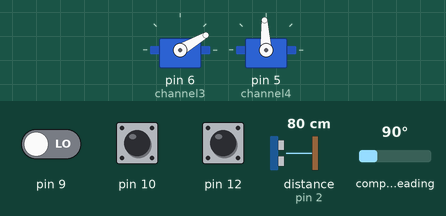
A sketch run on a simulated Arduino Uno, built with avr-gcc and run on an emulated ATmega328P. Parts: 2 × servo. Wiring (inferred from the names in the program): ultrasonic range finder: trigger pin 3; echo pin 2. The test bench sets the inputs (shaded band); at power-on: pin 10 LOW, pin 12 LOW, pin 9 LOW, distance to the obstacle (sensor on pin 2) 80 cm, compass heading 90°. The echo pulse lasts 58.3 µs per cm.

Above: at 1.2 s.
1.3 s: pin 10 pulsed HIGH 2 times (0.12 s each, 0.3 s apart)
At 2.4 s:
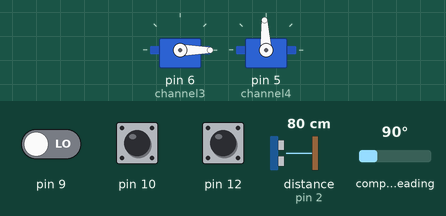
3.4 s: pin 12 pulsed HIGH 2 times (0.12 s each, 0.3 s apart)
At 3.9 s:
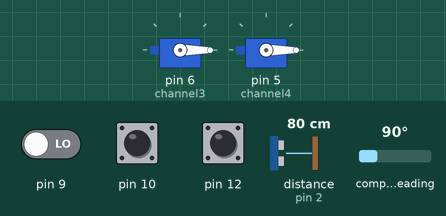
Timing chart, 0 to 6.4 s (numbered marks = the images above; inputs shaded):
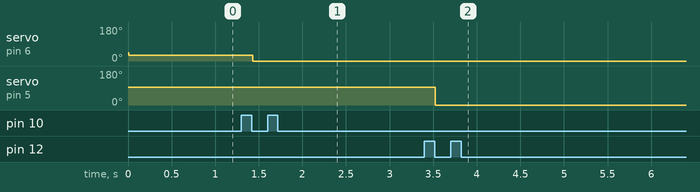

The sketch:

atl_yaw_compass_us_sensor.ino
```cpp
#include<Servo.h>
Servo channel3,channel4;// throttle output, Yaw Output

//for compass
#include <Wire.h>
#include <MechaQMC5883.h>
int x,y,z,azimuth,compass_initial,compass_current;
int p_mag=-5,yaw_change=0;
MechaQMC5883 qmc;

//variables used to read input from channel 3 and 5
unsigned long  counter_3,counter_4,counter_5, current_count;
byte last_CH3_state,last_CH4_state,last_CH5_state;

//initial value 1000
float input_modeval=1000;//for channel 5 input
float input_THROTTLE=1000;//channel 3 input
float input_THROTTLE1;
float input_YAW=1500;//channel 4 input initial 1500 ie centre stick position.

//variables for UltraSonic Sensor
int echoPin1=2,trigPin1=3;
int duration1;
float current_height = 0.0;
float temp_height = 0.0;  float temp1_height = 0.0; float temp2_height = 0.0;
float Required_height=0;//(in cm)

//PID Variables
float p=1.7;float p_value=0;
float I=0.0002          ;float I_value=0;
float D=.05;float D_value=0;
float total=0;
float error=0;float pre_error=0;float derror=0;float ierror=0;
```

ISR.ino
```cpp
//ISR means Interrupt service routine______________________________________________________________________________________
//Here we use software interrupt to read the transmitter channel values

ISR(PCINT0_vect){
//First we take the current count value in micro seconds using the micros() function
  current_count = micros();
  ///////////////////////////////////////Channel 3
  if(PINB & B00000100 ){                             //pin D10 - B00000100
    if(last_CH3_state == 0){
      last_CH3_state = 1;
      counter_3 = current_count;
    }
  }
  else if(last_CH3_state == 1){
    last_CH3_state = 0;
    input_THROTTLE = current_count - counter_3;

  }
  ///////////////////////////////////////Channel 4
  if(PINB & B00010000 ){                             //pin D12 - B00010000
    if(last_CH4_state == 0){
      last_CH4_state = 1;
      counter_4 = current_count;
    }
  }
  else if(last_CH4_state == 1){
    last_CH4_state = 0;
    input_YAW = current_count - counter_4;
  }
  ///////////////////////////////////////Channel 5
  if(PINB & B00000010 ){                             //pin D09 - B00000010
    if(last_CH5_state == 0){
      last_CH5_state = 1;
      counter_5 = current_count;
    }
  }
  else if(last_CH5_state == 1){
    last_CH5_state = 0;
    input_modeval = current_count - counter_5;
  }
}
```

find_height.ino
```cpp
float find_height()
{
  digitalWrite(trigPin1,LOW);
  delayMicroseconds(2);
  digitalWrite(trigPin1,HIGH);
  delayMicroseconds(10);
  digitalWrite(trigPin1,LOW);
  temp_height= pulseIn(echoPin1,HIGH);
  temp_height= (temp_height/2)/29.1;
  return(temp_height);
}
```

loop.ino
```cpp
void loop() {
  input_THROTTLE1=map(input_THROTTLE,1100,1800,1000,2000);//map the throttle value as per requirement
  switch (int((input_modeval-1000)/300))//output of the channel 5
    {
      case 0: //normal mode
              //compass value update
              qmc.read(&x, &y, &z,&azimuth);
              compass_initial=azimuth;
              //reset the error values
              error=0; pre_error=0; derror=0;ierror=0;
              temp1_height=find_height();
              if(temp1_height<1000)
                Required_height=temp1_height;    //keep updating the required height in normal mode
              break;

      case 1://yaw hold mode

              //compass value update
              qmc.read(&x, &y, &z,&azimuth);
              compass_current=azimuth;

              temp1_height=find_height();
              if(temp1_height<1000)
                Required_height=temp1_height;
              //Serial.println(compass_current-compass_initial);
              yaw_change=p_mag*(compass_current-compass_initial);
              input_YAW+=yaw_change;

              break;

  case 2:case 3://altitute hold mode
          temp2_height=find_height();
          if(temp2_height<1000)
          {
            current_height=temp2_height;
          }
          //PID implementation  //update values
          error=Required_height-current_height;     derror=error-pre_error;     pre_error=error;    ierror+=error;

          p_value=p*(error);      I_value=I*(ierror);     D_value=D*(derror);

          total=p_value+I_value+D_value;
          input_THROTTLE1+=total;
          break;

    }
  channel3.writeMicroseconds(input_THROTTLE1);
  channel4.writeMicroseconds(input_YAW);

}
```

setup.ino
```cpp
void setup() {
  //for SOftware interrupts
  PCICR |= (1 << PCIE0);    //enable PCMSK0 scan
  PCMSK0 |= (1 << PCINT2);  //Set pin D10 trigger an interrupt on state change.
  PCMSK0 |= (1 << PCINT1);  //Set pin D9 trigger an interrupt on state change.
  PCMSK0 |= (1 << PCINT4);  //Set pin D12 trigger an interrupt on state change.

  Wire.begin();
  qmc.init();

  Serial.begin(250000);
  //for UltraSonic Sensor
  pinMode(echoPin1,INPUT);
  pinMode(trigPin1,OUTPUT);

  //throttle output pin
  channel3.attach(6);
  channel3.writeMicroseconds(1000);
  channel4.attach(5);
  channel4.writeMicroseconds(1500);//initial yaw value is 1500 i.e at centre

}
```

Measured:
- after the input at 1.3 s, servo on pin 6 (channel3): 30° → 0° after 0.13 s
- after the input at 3.4 s, servo on pin 5 (channel4): 93° → 0° after 0.13 s
